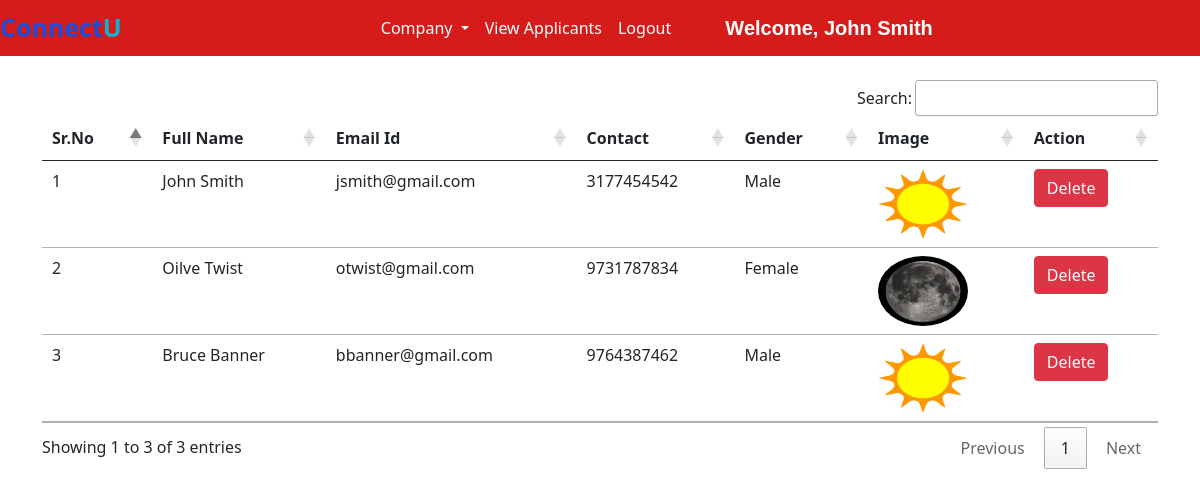
The page /view_applicants/ (signed in) on the database its author committed.
### jobs/models.py (models this page shows, shortened)
class Applicant(models.Model):
    user = models.ForeignKey(User, on_delete=models.CASCADE)
    phone = models.CharField(max_length=10)
    image = models.ImageField(upload_to="")
    gender = models.CharField(max_length=10)
    type = models.CharField(max_length=15)

### jobs/views.py (the view)
# urls.py: path("view_applicants/", views.view_applicants, name="view_applicants"),
def view_applicants(request):
    if not request.user.is_authenticated:
        return redirect("/admin_login")
    applicants = Applicant.objects.all()
    return render(request, "view_applicants.html", {'applicants': applicants})

### jobs/templates/view_applicants.html (shortened to what this page needs)
{% extends 'admin_navbar.html' %}
{% block view_applicants %} active {% endblock %}
{% block body %}
<div class="container mt-4">
    <table class="table table-hover" id="example">
        <thead>
            <tr>
                <th>Sr.No</th>
                <th>Full Name</th>
                <th>Email Id</th>
                <th>Contact</th>
                <th>Gender</th>
                <th>Image</th>
                <th>Action</th>
            </tr>
        </thead>
        <tbody>
            {% for applicant in applicants %}
            <tr>
                <td>{{forloop.counter}}</td>
                <td>{{applicant.user.get_full_name}}</td>
                <td>{{applicant.user.email}}</td>
                <td>{{applicant.phone}}</td>
                <td>{{applicant.gender}}</td>
                <td><img src="{{applicant.image.url}}" class="rounded-circle" width="90px" height="70px"></td>
                <td><a href="/delete_user/{{applicant.user.id}}/" class="btn btn-danger"
                        onclick="return confirm('Are you sure you want to delete this applicant?')">Delete</a></td>
            </tr>
            {% endfor %}
        </tbody>
    </table>
</div>
{% endblock %}

### jobs/templates/admin_navbar.html (shortened to what this page needs)
<!doctype html>
<html lang="en">
<head>
  <link href="https://cdn.jsdelivr.net/npm/bootstrap@5.0.2/dist/css/bootstrap.min.css" rel="stylesheet"
>
  <link rel="stylesheet" href="https://cdn.datatables.net/1.10.25/css/jquery.dataTables.min.css">
  <link rel="stylesheet" href="https://cdn.datatables.net/buttons/1.7.1/css/buttons.dataTables.min.css">
</head>
<body>
  <nav class="navbar navbar-expand-lg navbar-dark">
    <a><span class="head1">Connect</span><span class="head2">U</span></a>
    <div class="container w-50">
      <div class="collapse navbar-collapse" id="navbarSupportedContent">
        <ul class="navbar-nav me-auto mb-2 mb-lg-0">
          <div class="collapse navbar-collapse" id="navbarNavDarkDropdown">
            <ul class="navbar-nav">
              <li class="nav-item dropdown">
                <a class="nav-link active dropdown-toggle" href="#" id="navbarDarkDropdownMenuLink" role="button"
                  data-bs-toggle="dropdown" aria-expanded="false">
                  Company
                </a>
              </li>
            </ul>
          </div>
          <li class="nav-item">
            <a class="nav-link {% block view_applicants %} {% endblock %}" href="/view_applicants/">View Applicants</a>
          </li>
          <li class="nav-item">
            <a class="nav-link active" href="/logout/">Logout</a>
          </li>
        </ul>
        <a class="navbar-brand"
          style="font-weight: bold; font-family: 'Arial', Verdana, Geneva, Tahoma, sans-serif;">Welcome,
          {{request.user.get_full_name}}</a>
      </div>
    </div>
  </nav>
  {% block body %}
  {% endblock %}
</body>
</html>

### jobs/templates/admin_navbar.html (style rules this page uses)
.navbar { background-color: #d61b1b; }
.head1 { color: #1b4dd8; font-size: 25px; font-weight: bold; height: 50px; }
.head2 { color: #10b3cf; font-size: 25px; font-weight: bold; }

### rows shown on the page
Applicant: user.get_full_name "John Smith", user.email "jsmith@gmail.com", phone "3177454542", gender "Male", image (picture)
Applicant: user.get_full_name "Oilve Twist", user.email "otwist@gmail.com", phone "9731787834", gender "Female", image (picture)
Applicant: user.get_full_name "Bruce Banner", user.email "bbanner@gmail.com", phone "9764387462", gender "Male", image (picture)

### other values the page prints
{{ request.user.get_full_name }} "John Smith"
